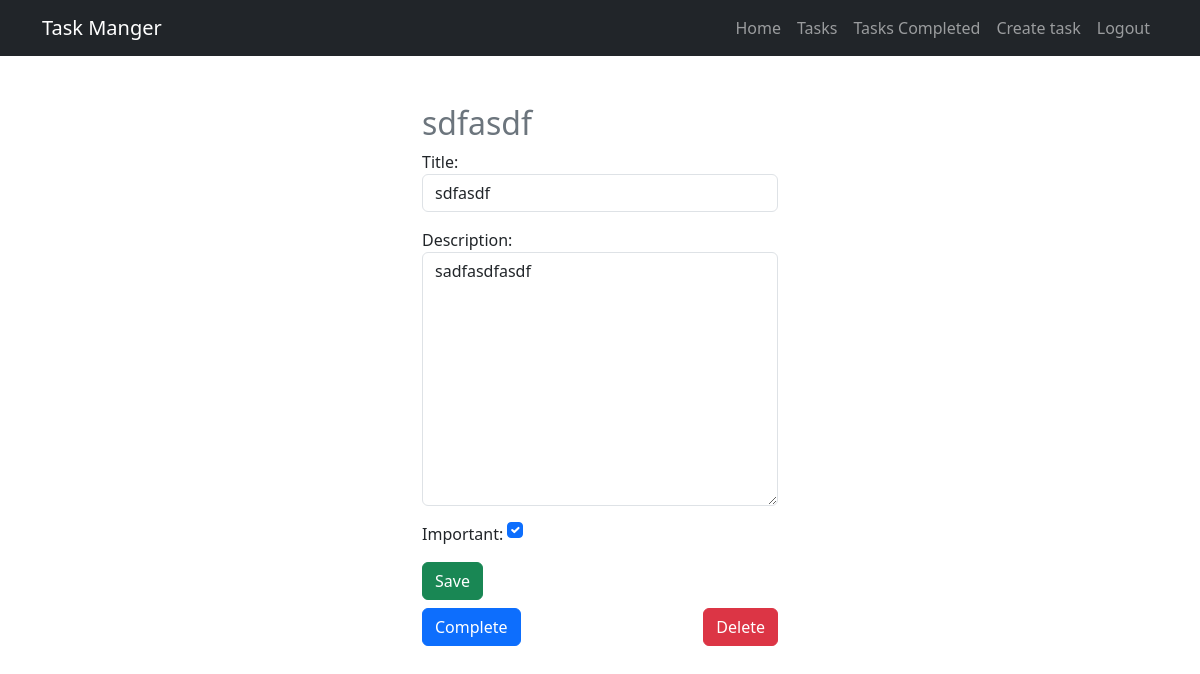
/task/2/ (signed in), run on an earlier commit of the app's database.
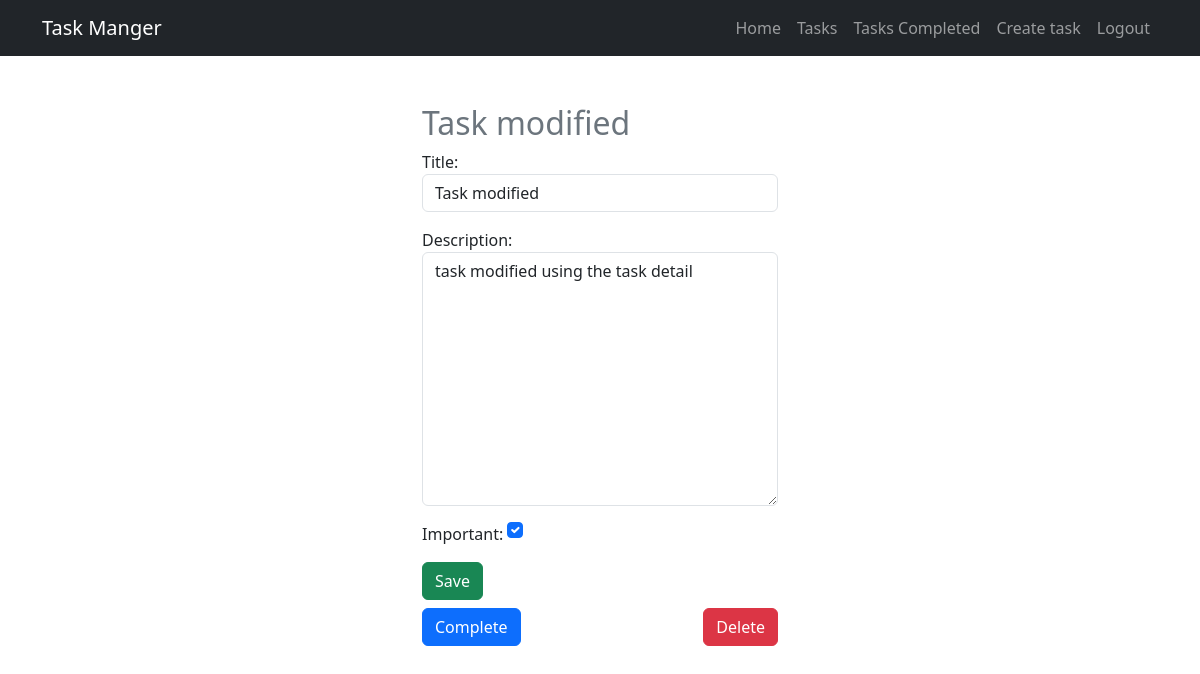
And on a later commit of the database.
### tasks/models.py (models this page shows, shortened)
class Task(models.Model):
    title = models.CharField(max_length=100)
    description = models.TextField(blank=True)
    created = models.DateTimeField(auto_now_add=True)
    datecompleted = models.DateTimeField(null=True)
    important = models.BooleanField(default=False)
    user = models.ForeignKey(User, on_delete=models.CASCADE)

### tasks/views.py (the view, shortened to what this page needs)
# urls.py: path('task/<int:task_id>/', views.task_detail, name='task_detail'),
@login_required
def task_detail(request, task_id):
    if request.method == 'GET':
        task = get_object_or_404(Task, pk=task_id, user=request.user)
        form = TaskForm(instance=task)
        return render(request, 'task_detail.html', { 'task': task, 'form': form })

### tasks/forms.py
class TaskForm(forms.ModelForm):
    class Meta:
        model = Task
        fields = ['title', 'description', 'important']
        widgets = {
            'title': forms.TextInput(attrs={'class': 'form-control', 'placeholder':'Write your username'}),
            'description': forms.Textarea(attrs={'class': 'form-control'}),
            'important': forms.CheckboxInput(attrs={'class': 'form-check-input m-auto'})
        }

### tasks/templates/task_detail.html (shortened to what this page needs)
{% extends 'base.html' %}
{% block content %}
<main class="container mt-5">
    <div class="row">
        <div class="col-md-4 offset-md-4">
            <h2 class="text-secondary">{{ task.title }}</h2>
            <form action="" method="POST">
                {{ form.as_p }}
                <button class="btn btn-success">
                    Save
                </button>
            </form>
            <div class="d-flex justify-content-between mt-2">
                <form action="{% url 'complete_task' task.id %}" method="POST">
                    <button class="btn btn-primary">
                        Complete
                    </button>
                </form>
                <form action="{% url 'delete_task' task.id %}" method="POST">
                    <button class="btn btn-danger">
                        Delete
                    </button>
                </form>
            </div>
        </div>
    </div>
</main>
{% endblock %}

What changed in the data, as far as the page shows it:
changed Task: title "sdfasdf" → "Task modified"; description "sadfasdfasdf" → "task modified using the task detail"
